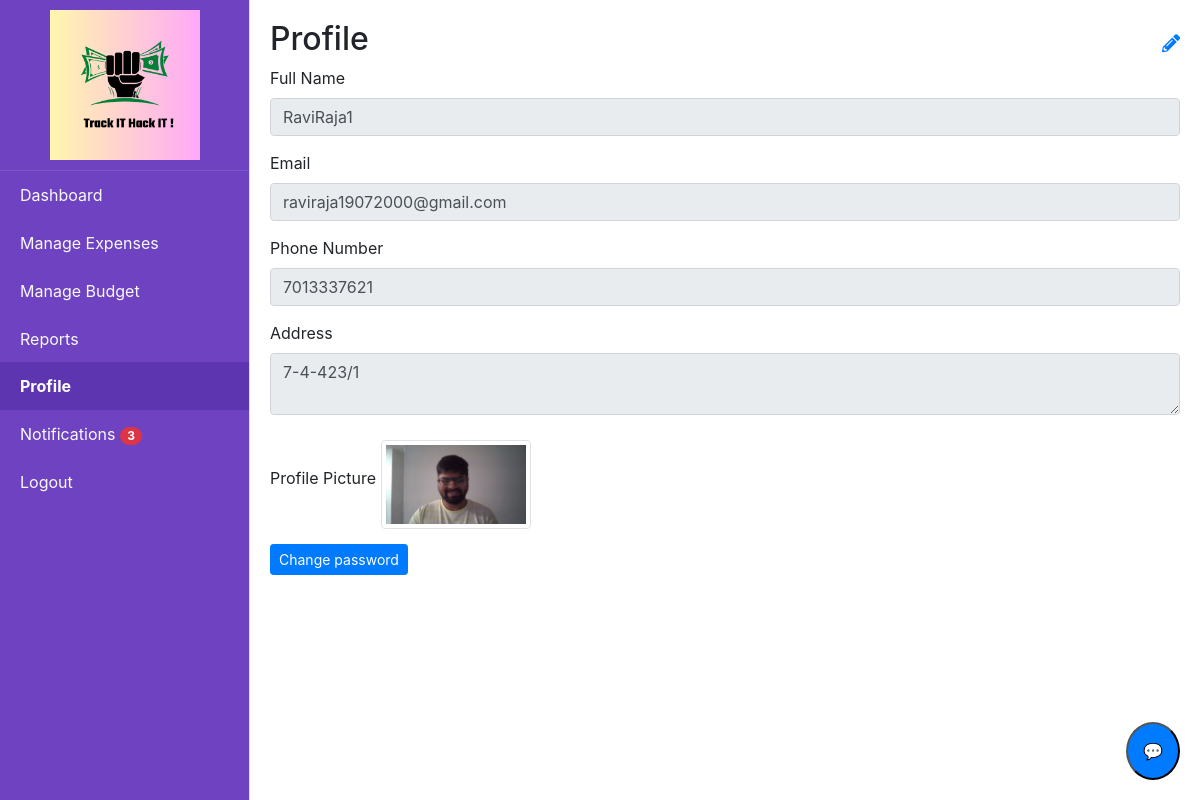
Screenshot of /profile (signed in) with the database file from the repository.
### tables this page shows
CREATE TABLE users (id INTEGER PRIMARY KEY AUTOINCREMENT, username TEXT NOT NULL UNIQUE, email TEXT NOT NULL UNIQUE, password TEXT NOT NULL, Fullname TEXT, Address TEXT, Phonenumber TEXT, document TEXT);

### app.py (the view, shortened to what this page needs)
@app.route('/profile', methods=['GET', 'POST'])
@login_required
def profile():
    user = query_db('SELECT * FROM users WHERE id=?', [current_user.id], one=True)
    return render_template('profile.html', user=user)

### app.py (called while the page is built)
@login_manager.user_loader
def load_user(user_id):
    return get_user_by_id(user_id)

@app.after_request
def after_request(response):
    response.headers["Cache-Control"] = "no-cache, no-store, must-revalidate"
    return response

@app.context_processor
def inject_unread_notifications():
    if current_user.is_authenticated:
        unread_count = query_db('''
            SELECT COUNT(*)
            FROM notifications
            WHERE user_id = ? AND is_read = 0
        ''', [current_user.id], one=True)
        return dict(unread_count=unread_count[0] if unread_count else 0)
    return dict(unread_count=0)

### database.py (called while the page is built)
def get_db():
    return sqlite3.connect(DATABASE)

def query_db(query, args=(), one=False):
    cur = get_db().execute(query, args)
    rv = cur.fetchall()
    cur.close()
    return (rv[0] if rv else None) if one else rv

def get_user_by_id(user_id):
    conn = sqlite3.connect(DATABASE)
    cursor = conn.cursor()
    cursor.execute('SELECT * FROM users WHERE id = ?', (user_id,))
    user = cursor.fetchone()
    conn.close()
    if user:
        return User(id=user[0], username=user[1], email=user[2], password=user[3])
    return None

### templates/profile.html (shortened to what this page needs)
{% extends "home.html" %}
{% block content %}
<link rel="stylesheet" href="https://cdnjs.cloudflare.com/ajax/libs/font-awesome/5.15.4/css/all.min.css">
<div class="d-flex justify-content-between align-items-center">
    <h2>Profile</h2>
    <span class="edit-icon" onclick="makeAllEditable()">
        <i class="fas fa-pencil-alt"></i>
    </span>
</div>
<form action="{{ url_for('profile') }}" method="POST" enctype="multipart/form-data">
    <div class="form-group">
        <label for="full_name">Full Name</label>
        <input type="text" class="form-control" id="full_name" name="full_name" value="{{ user[4] }}" readonly>
    </div>
    <div class="form-group">
        <label for="email">Email</label>
        <input type="email" class="form-control" id="email" name="email" value="{{ user[2] }}" readonly>
    </div>
    <div class="form-group">
        <label for="phone_number">Phone Number</label>
        <input type="tel" class="form-control" id="phone_number" name="phone_number" value="{{ user[6] }}" readonly>
    </div>
    <div class="form-group">
        <label for="address">Address</label>
        <textarea class="form-control" id="address" name="address" readonly>{{ user[5] }}</textarea>
    </div>
    <div class="form-group">
        <label for="profile_picture">Profile Picture</label>
        {% if user[7] %}
            <img src="{{ url_for('uploaded_file', filename=(user[7]).split('/')[-1])}}" alt="Profile Picture" class="img-thumbnail" width="150">
        {% else %}
            <img src="{{ url_for('static', filename='uploads/default.png') }}" alt="Default Profile Picture" class="img-thumbnail" width="150">
        {% endif %}
    </div>
    <div>
      <a href="{{ url_for('change_password') }}" class="btn btn-primary btn-sm">Change password</a>
    </div>
</form>
{% endblock %}

### templates/profile.html (style rules this page uses)
.edit-icon { cursor: pointer; font-size: 18px; color: #007bff; }
.form-group { position: relative; margin-bottom: 15px; }
.img-thumbnail { margin-top: 10px; }

### rows the page displays
users: full_name "RaviRaja1", email "raviraja19072000@gmail.com", phone_number "7013337621", address "7-4-423/1", document (picture)

### other values shown
{{ unread_count }} "3"
